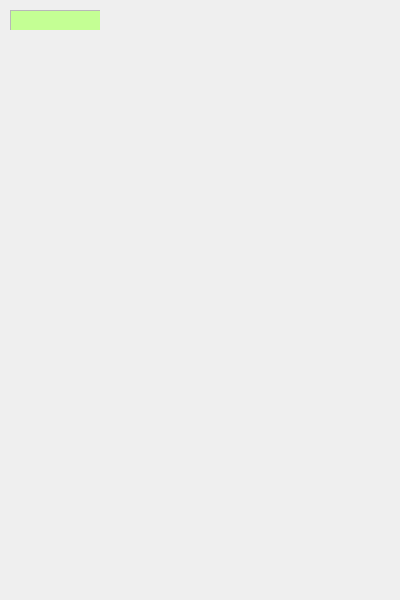
<?xml version="1.0" encoding="UTF-8"?>
<ui version="4.0">
 <class>MainTemp</class>
 <widget class="QMainWindow" name="MainTemp">
  <property name="geometry">
   <rect>
    <x>0</x>
    <y>0</y>
    <width>400</width>
    <height>600</height>
   </rect>
  </property>
  <property name="palette">
   <palette>
    <active>
     <colorrole role="LinkVisited">
      <brush brushstyle="SolidPattern">
       <color alpha="255">
        <red>255</red>
        <green>170</green>
        <blue>255</blue>
       </color>
      </brush>
     </colorrole>
    </active>
    <inactive>
     <colorrole role="LinkVisited">
      <brush brushstyle="SolidPattern">
       <color alpha="255">
        <red>255</red>
        <green>170</green>
        <blue>255</blue>
       </color>
      </brush>
     </colorrole>
    </inactive>
    <disabled>
     <colorrole role="LinkVisited">
      <brush brushstyle="SolidPattern">
       <color alpha="255">
        <red>255</red>
        <green>170</green>
        <blue>255</blue>
       </color>
      </brush>
     </colorrole>
    </disabled>
   </palette>
  </property>
  <property name="windowTitle">
   <string>MainTemp</string>
  </property>
  <widget class="QFrame" name="backgroundWidget">
   <property name="palette">
    <palette>
     <active>
      <colorrole role="Base">
       <brush brushstyle="SolidPattern">
        <color alpha="255">
         <red>170</red>
         <green>170</green>
         <blue>127</blue>
        </color>
       </brush>
      </colorrole>
     </active>
     <inactive>
      <colorrole role="Base">
       <brush brushstyle="SolidPattern">
        <color alpha="255">
         <red>170</red>
         <green>170</green>
         <blue>127</blue>
        </color>
       </brush>
      </colorrole>
     </inactive>
     <disabled>
      <colorrole role="Base">
       <brush brushstyle="SolidPattern">
        <color alpha="255">
         <red>239</red>
         <green>235</green>
         <blue>231</blue>
        </color>
       </brush>
      </colorrole>
     </disabled>
    </palette>
   </property>
   <property name="autoFillBackground">
    <bool>false</bool>
   </property>
   <widget class="QTextBrowser" name="title">
    <property name="geometry">
     <rect>
      <x>10</x>
      <y>10</y>
      <width>190</width>
      <height>180</height>
     </rect>
    </property>
    <property name="palette">
     <palette>
      <active>
       <colorrole role="Base">
        <brush brushstyle="SolidPattern">
         <color alpha="255">
          <red>196</red>
          <green>255</green>
          <blue>148</blue>
         </color>
        </brush>
       </colorrole>
      </active>
      <inactive>
       <colorrole role="Base">
        <brush brushstyle="SolidPattern">
         <color alpha="255">
          <red>196</red>
          <green>255</green>
          <blue>148</blue>
         </color>
        </brush>
       </colorrole>
      </inactive>
      <disabled>
       <colorrole role="Base">
        <brush brushstyle="SolidPattern">
         <color alpha="255">
          <red>239</red>
          <green>235</green>
          <blue>231</blue>
         </color>
        </brush>
       </colorrole>
      </disabled>
     </palette>
    </property>
    <property name="font">
     <font>
      <family>Ubuntu</family>
      <pointsize>20</pointsize>
      <weight>75</weight>
      <bold>true</bold>
     </font>
    </property>
    <property name="autoFillBackground">
     <bool>false</bool>
    </property>
    <property name="frameShadow">
     <enum>QFrame::Sunken</enum>
    </property>
    <property name="html">
     <string>&lt;!DOCTYPE HTML PUBLIC &quot;-//W3C//DTD HTML 4.0//EN&quot; &quot;http://www.w3.org/TR/REC-html40/strict.dtd&quot;&gt;
&lt;html&gt;&lt;head&gt;&lt;meta name=&quot;qrichtext&quot; content=&quot;1&quot; /&gt;&lt;style type=&quot;text/css&quot;&gt;
p, li { white-space: pre-wrap; }
&lt;/style&gt;&lt;/head&gt;&lt;body style=&quot; font-family:'Ubuntu'; font-size:20pt; font-weight:600; font-style:normal;&quot;&gt;
&lt;p align=&quot;center&quot; style=&quot;-qt-paragraph-type:empty; margin-top:0px; margin-bottom:0px; margin-left:0px; margin-right:0px; -qt-block-indent:0; text-indent:0px;&quot;&gt;&lt;br /&gt;&lt;/p&gt;
&lt;p align=&quot;center&quot; style=&quot; margin-top:0px; margin-bottom:0px; margin-left:0px; margin-right:0px; -qt-block-indent:0; text-indent:0px;&quot;&gt;&lt;span style=&quot; font-size:36pt;&quot;&gt;TEMP&lt;/span&gt;&lt;/p&gt;
&lt;p align=&quot;center&quot; style=&quot; margin-top:0px; margin-bottom:0px; margin-left:0px; margin-right:0px; -qt-block-indent:0; text-indent:0px;&quot;&gt;&lt;span style=&quot; font-size:36pt;&quot;&gt;3000&lt;/span&gt;&lt;/p&gt;&lt;/body&gt;&lt;/html&gt;</string>
    </property>
   </widget>
   <widget class="QTextBrowser" name="summary">
    <property name="geometry">
     <rect>
      <x>210</x>
      <y>10</y>
      <width>180</width>
      <height>180</height>
     </rect>
    </property>
    <property name="palette">
     <palette>
      <active>
       <colorrole role="Base">
        <brush brushstyle="SolidPattern">
         <color alpha="255">
          <red>255</red>
          <green>170</green>
          <blue>255</blue>
         </color>
        </brush>
       </colorrole>
      </active>
      <inactive>
       <colorrole role="Base">
        <brush brushstyle="SolidPattern">
         <color alpha="255">
          <red>255</red>
          <green>170</green>
          <blue>255</blue>
         </color>
        </brush>
       </colorrole>
      </inactive>
      <disabled>
       <colorrole role="Base">
        <brush brushstyle="SolidPattern">
         <color alpha="255">
          <red>239</red>
          <green>235</green>
          <blue>231</blue>
         </color>
        </brush>
       </colorrole>
      </disabled>
     </palette>
    </property>
    <property name="autoFillBackground">
     <bool>true</bool>
    </property>
    <property name="frameShadow">
     <enum>QFrame::Sunken</enum>
    </property>
    <property name="lineWrapColumnOrWidth">
     <number>-1</number>
    </property>
    <widget class="QLabel" name="summaryLabel">
     <property name="geometry">
      <rect>
       <x>5</x>
       <y>5</y>
       <width>91</width>
       <height>31</height>
      </rect>
     </property>
     <property name="font">
      <font>
       <family>Ubuntu</family>
       <pointsize>14</pointsize>
       <weight>50</weight>
       <italic>false</italic>
       <bold>false</bold>
      </font>
     </property>
     <property name="frameShape">
      <enum>QFrame::Panel</enum>
     </property>
     <property name="frameShadow">
      <enum>QFrame::Raised</enum>
     </property>
     <property name="text">
      <string>Summary</string>
     </property>
    </widget>
   </widget>
  </widget>
 </widget>
 <layoutdefault spacing="6" margin="11"/>
 <resources/>
 <connections/>
</ui>
